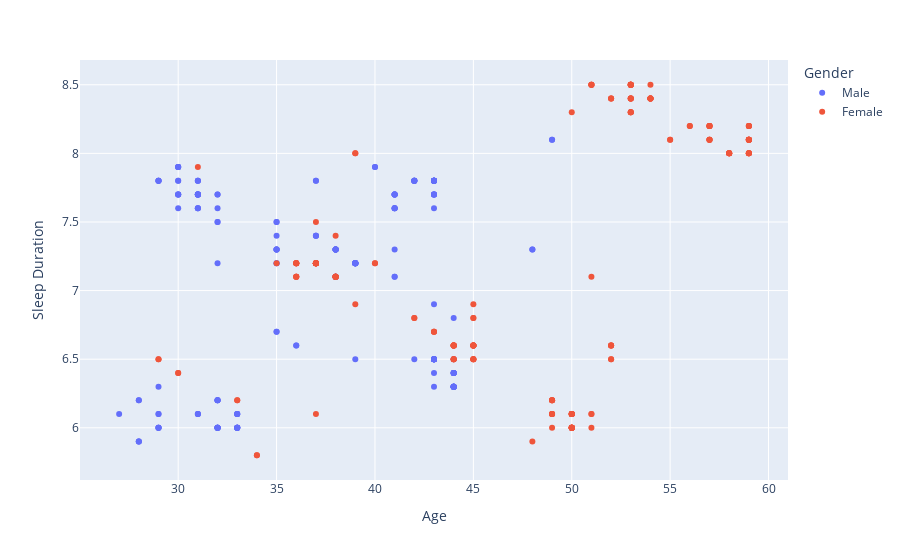

This figure's notebook cell:
### Code cell
fig

### Figure 1 — Plotly figure (JSON) as saved in the notebook; plotly's stock layout.template omitted (floating-point values rounded to 4 significant figures; data arrays with more than 128 entries replaced by an {"elided": "..."} marker saying what was removed)
{"data": [{"hovertemplate": "Gender=Male<br>Age=%{x}<br>Sleep Duration=%{y}<extra></extra>", "legendgroup": "Male", "marker": {"color": "#636efa", "symbol": "circle"}, "mode": "markers", "name": "Male", "orientation": "v", "showlegend": true, "type": "scatter", "x": {"elided": "189 int values"}, "xaxis": "x", "y": {"elided": "189 float values"}, "yaxis": "y"}, {"hovertemplate": "Gender=Female<br>Age=%{x}<br>Sleep Duration=%{y}<extra></extra>", "legendgroup": "Female", "marker": {"color": "#EF553B", "symbol": "circle"}, "mode": "markers", "name": "Female", "orientation": "v", "showlegend": true, "type": "scatter", "x": {"elided": "185 int values"}, "xaxis": "x", "y": {"elided": "185 float values"}, "yaxis": "y"}], "layout": {"legend": {"title": {"text": "Gender"}, "tracegroupgap": 0}, "margin": {"t": 60}, "xaxis": {"anchor": "y", "domain": [0, 1], "title": {"text": "Age"}}, "yaxis": {"anchor": "x", "domain": [0, 1], "title": {"text": "Sleep Duration"}}}}
